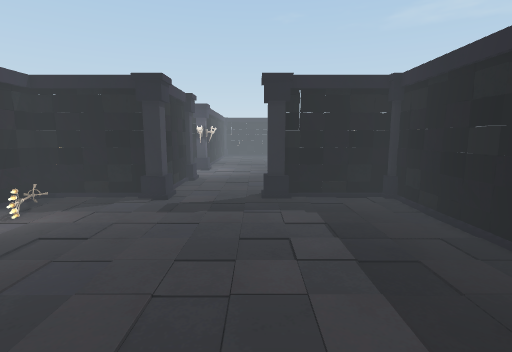
View 1 (above)

20 first-person views from a walk through a 3-D level made in the Unity game engine. The camera is 1.5 m above the floor, tilts 8° down and sees 85° across. The floor is counted in squares, 0.5 m on a side. Each view is taken from the middle of a square. On the plan, view 1 faces up. The plan holds only what a view shows up to about 20 squares ahead; the rest is blank. The place goes on beyond the plan. The player is left out.

View 2
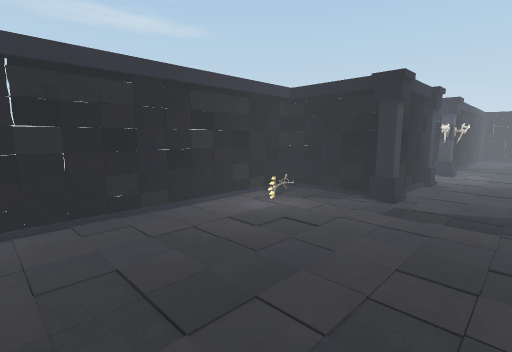

View 3
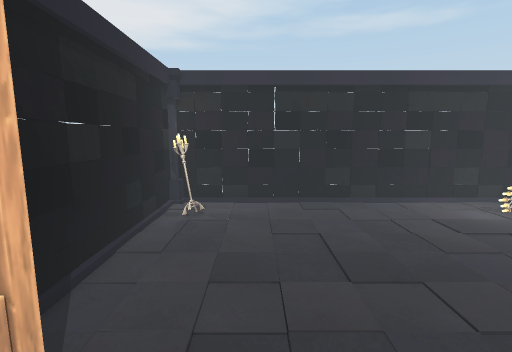

View 4
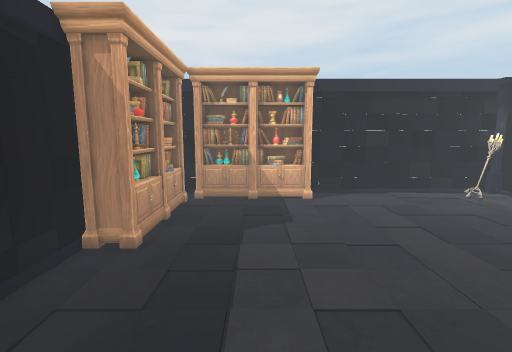

View 5
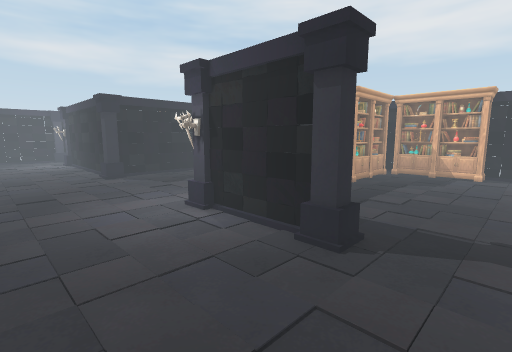

View 6
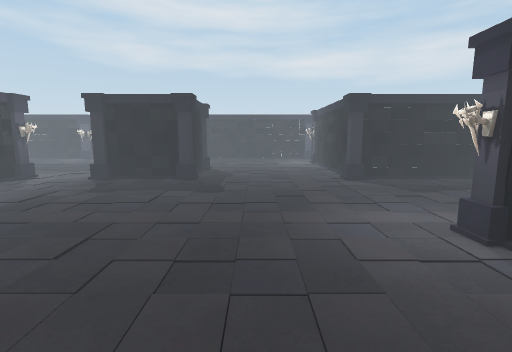

View 7
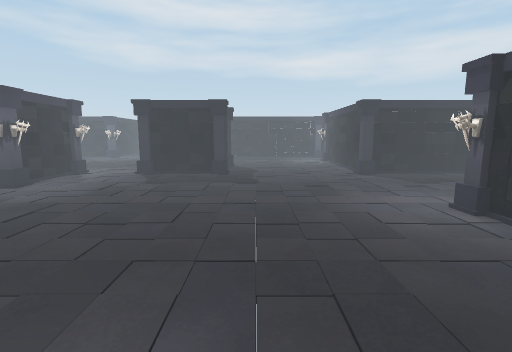

View 8
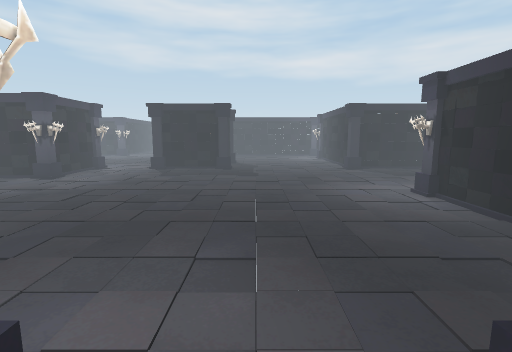

View 9
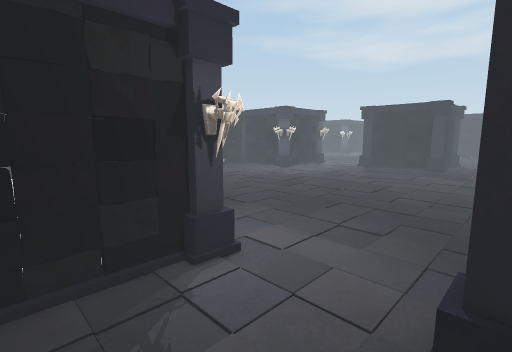

View 10
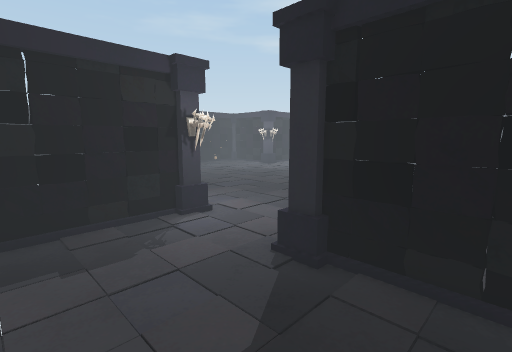

View 11
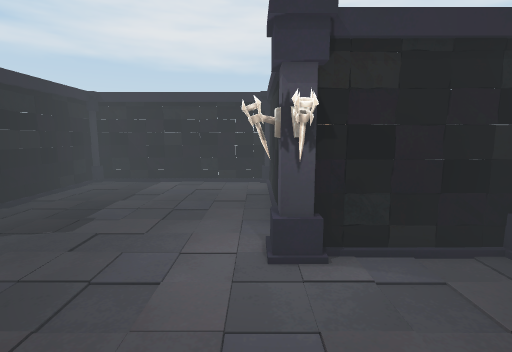

View 12
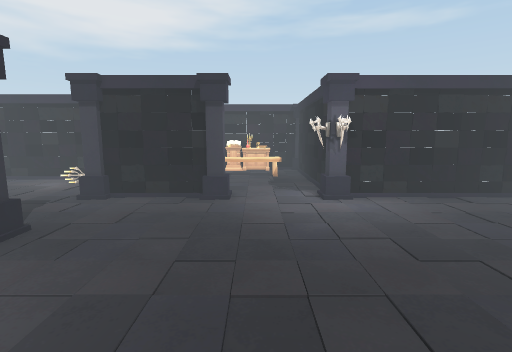

View 13
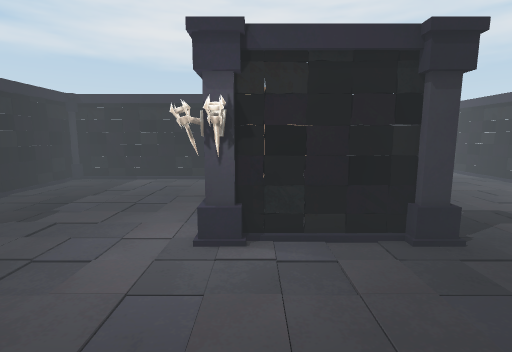

View 14
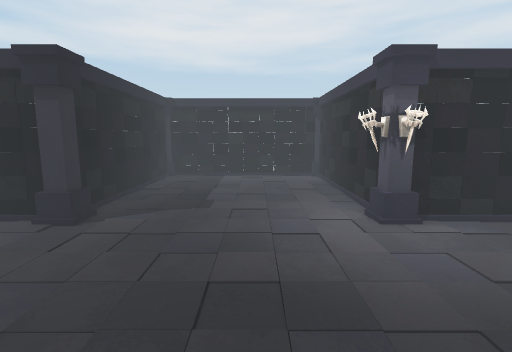

View 15
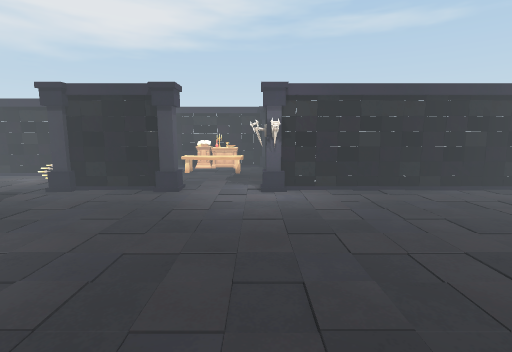

View 16
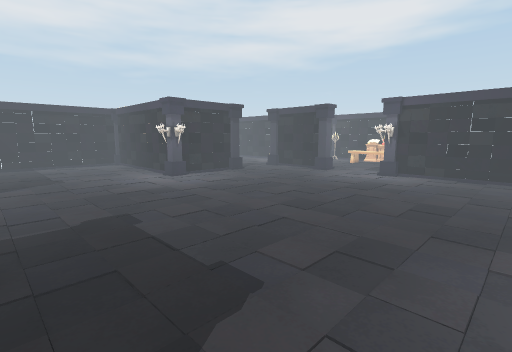

View 17
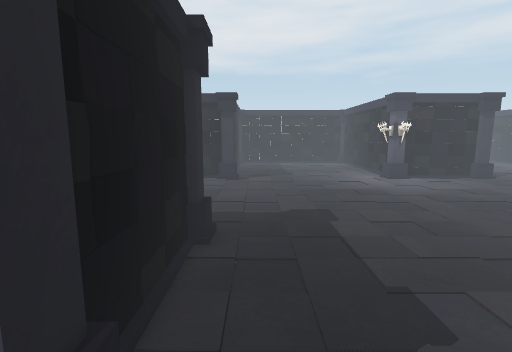

View 18
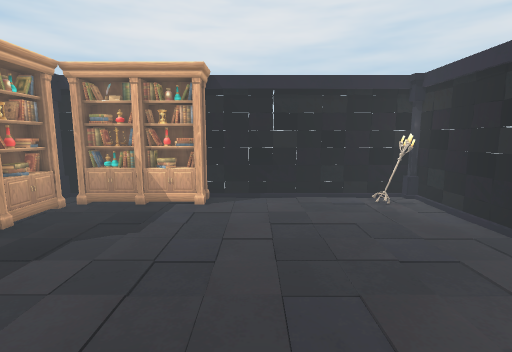

View 19
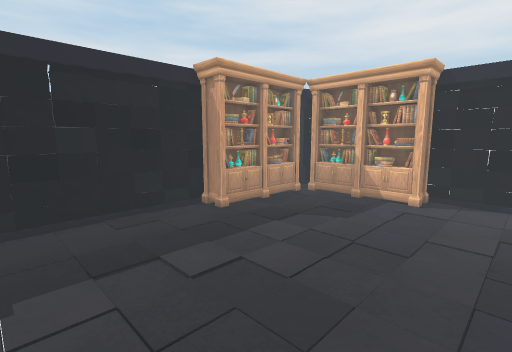

View 20
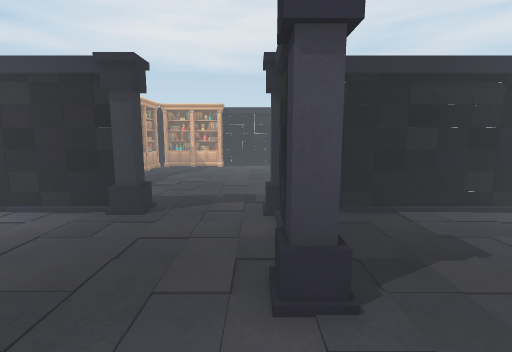

### Floor plan
Points are (right, up) in squares from view 1. A wall is a line through its corners. A room is listed if a view was taken in it or the views show most of it. See-through windows are left out.
Room 1 (views 1, 2, 3, 4, 5, 6, 7, 8, 9, 10, 11, 12, 13, 14, 15, 16, 17, 18, 19, 20)
walls: (4.5, 14.2) (5.8, 14); (4.6, 14.1) (5.9, 14.2); (2.1, 14) (3.4, 14.2); (1.4, 14.1) (6.5, 14.1); (6.5, 13.8) (1.4, 13.8); (7.1, 12.9) (7.1, 2.8); (6.9, 11.6) (6.8, 12.8); (6.9, 9.2) (6.8, 10.4); (6.8, 9.1) (6.9, 10.4); (-4.8, 16.5) (-5, 15.2); (-4.9, 16.5) (-4.8, 15.2); (-4.8, 18.9) (-4.9, 17.6); (-5, 17.6) (-5.2, 18.9); (-5.1, 16) (-5.1, 19.5); (-5.2, 17.5) (-5, 18.9); (-4.9, 19.6) (-4.9, 14.5); (6.8, 7.9) (7, 9.2); (-5.5, 13.9) (-10.8, 13.9) (-10.9, -3.6); (6.9, 5.6) (6.8, 6.8); (6.8, 5.5) (6.9, 6.9); (-5.5, 25.9) (-10.9, 25.9); (-6.2, 26) (-7.5, 25.8); (6.9, 3.1) (6.9, 13.4); (-4.8, 28.5) (-4.9, 27.2); (7.5, 2.1) (18.9, 2.1) (18.9, 13.6); (-8.5, 25.9) (-9.9, 25.7); (-4.9, 29.7) (-4.8, 27.6); (18.8, 12) (18.9, 12.8); (18.9, 12) (18.8, 12.9); (-11.6, 14.1) (-7.3, 14.1); (9.7, 2) (13, 2.2); (-10.8, 10.5) (-10.9, 9.1); (-10.9, 10.5) (-10.8, 9.1); (-4.8, 30.9) (-5, 29.5); (-10.9, 8.1) (-10.7, 6.7); (18.9, 26.4) (18.8, 31.7); (13.8, 2.2) (14.3, 2.3); (-10.9, 7) (-11, 5.6); (19, 28.3) (18.8, 29.7); (-10.9, 4.5) (-10.8, 3.1); (16.5, 2.1) (17.9, 2.2); (-4.9, 34.4) (-4.8, 33.2); (-4.8, 34.5) (-4.9, 33.6); (-10.8, 4.1) (-10.9, 3.2); (-4.9, 35.6) (-4.9, 26.5); (5.1, -3.9) (6.6, -3.9); (-1.5, -3.8) (-0.5, -3.9); (-2.8, -4) (-0.6, -3.8); (-7, -3.9) (-6.2, -3.8); (-7.5, -3.8) (-6.2, -3.9); (-10.9, -1.6) (-10.8, -2.8); (-9.9, -3.9) (-8.6, -3.8); (-10.6, -3.9) (-0.5, -3.9)
low walls: (15.8, 2.1) (17.3, 2)
objects: other object (-5, 14); other object (-5, 20); other object (-5, 25); other object (-5, 26); other object (-4, 26); other object (-1, -3) to (5, -2); other object (1, 14); other object (5, -2) to (6, 4); other object (7, 14); other object (7, 15); other object (8, 14); other object (19, 14); other object (19, 26)

Positions as (right, up) in squares from view 1, and headings:
1: (0, 0), facing up
2: (0, 0), facing up-left
3: (2, 0), facing left
4: (2, 11), facing down
5: (-3, 21), facing down-right
6: (-1, 21), facing right
7: (-4, 23), facing right
8: (-7, 23), facing right
9: (-9, 20), facing up-right
10: (-11, 16), facing up-right
11: (8, 21), facing down
12: (9, 22), facing left
13: (6, 22), facing down
14: (12, 24), facing down
15: (11, 25), facing left
16: (18, 34), facing down-left
17: (17, 34), facing down
18: (-3, 10), facing down
19: (-4, 11), facing down-right
20: (-4, 25), facing down
